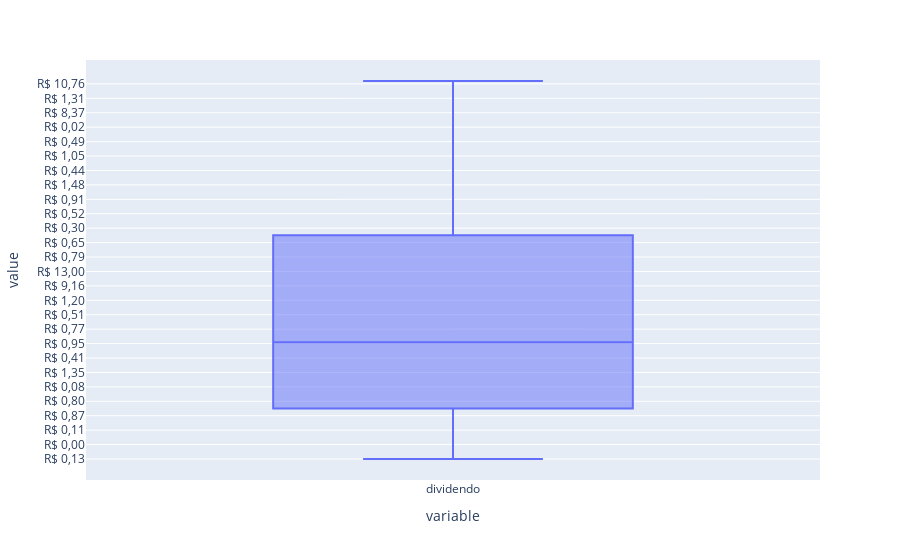

Notebook code cell kept with this figure:
### Code cell
px.box(dados.dividendo)

### Figure 1 — Plotly figure (JSON) as saved in the notebook; plotly's stock layout.template omitted (floating-point values rounded to 4 significant figures; data arrays with more than 128 entries replaced by an {"elided": "..."} marker saying what was removed)
{"data": [{"alignmentgroup": "True", "hovertemplate": "variable=%{x}<br>value=%{y}<extra></extra>", "legendgroup": "", "marker": {"color": "#636efa"}, "name": "", "notched": false, "offsetgroup": "", "orientation": "v", "showlegend": false, "type": "box", "x": {"elided": "328 str values"}, "x0": " ", "xaxis": "x", "y": {"elided": "328 str values"}, "y0": " ", "yaxis": "y"}], "layout": {"boxmode": "group", "legend": {"tracegroupgap": 0}, "margin": {"t": 60}, "xaxis": {"anchor": "y", "domain": [0, 1], "title": {"text": "variable"}}, "yaxis": {"anchor": "x", "domain": [0, 1], "title": {"text": "value"}}}}
